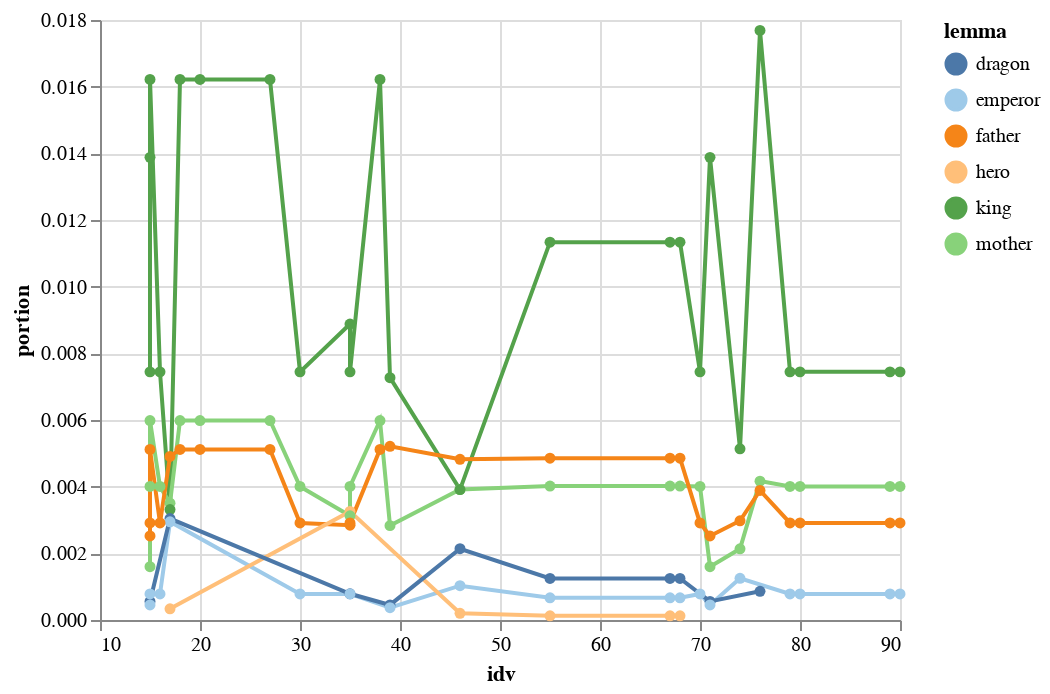

The cell this chart's notebook holds for it:
### Code cell
alt.Chart(lemma_hofstede_plot).mark_line(point=alt.OverlayMarkDef()).encode(
    x=alt.X('idv',scale=alt.Scale(zero=False)),
    y=alt.Y('portion',scale=alt.Scale(zero=False)),
    color=alt.Color('lemma',scale=alt.Scale(scheme='tableau20')),
    tooltip=['lemma','nation']
)

### Figure 1 — Vega-Lite specification as saved in the notebook (floating-point values rounded to 4 significant figures; data arrays with more than 128 entries replaced by an {"elided": "..."} marker saying what was removed)
{"config": {"view": {"continuousWidth": 400, "continuousHeight": 300}}, "data": {"name": "data-a7355b4e35df7c15c57ef49607d32fc6"}, "mark": {"type": "line", "point": {}}, "encoding": {"color": {"field": "lemma", "scale": {"scheme": "tableau20"}, "type": "nominal"}, "tooltip": [{"field": "lemma", "type": "nominal"}, {"field": "nation", "type": "nominal"}], "x": {"field": "idv", "scale": {"zero": false}, "type": "quantitative"}, "y": {"field": "portion", "scale": {"zero": false}, "type": "quantitative"}}, "$schema": "https://vega.github.io/schema/vega-lite/v4.17.0.json", "datasets": {"data-a7355b4e35df7c15c57ef49607d32fc6": {"elided": "148 records"}}}
